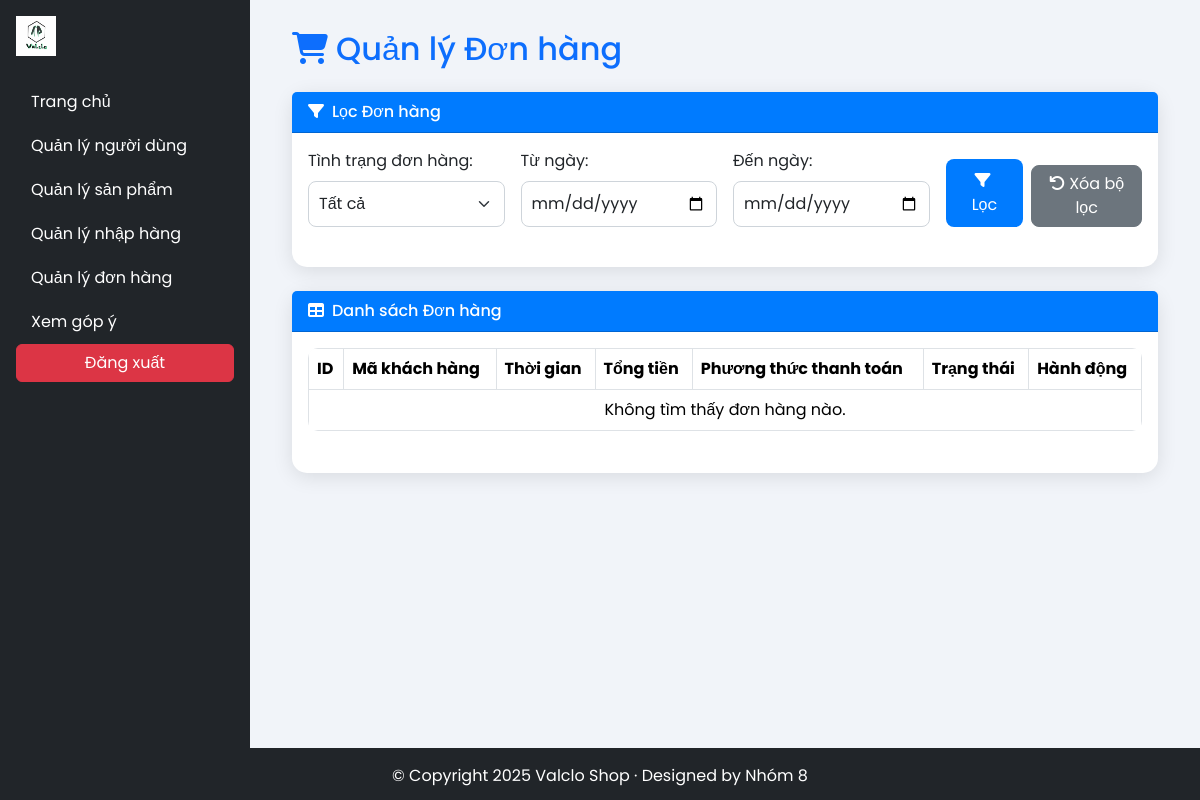
The page /Admin/qldonhang.php on the database as committed earlier.
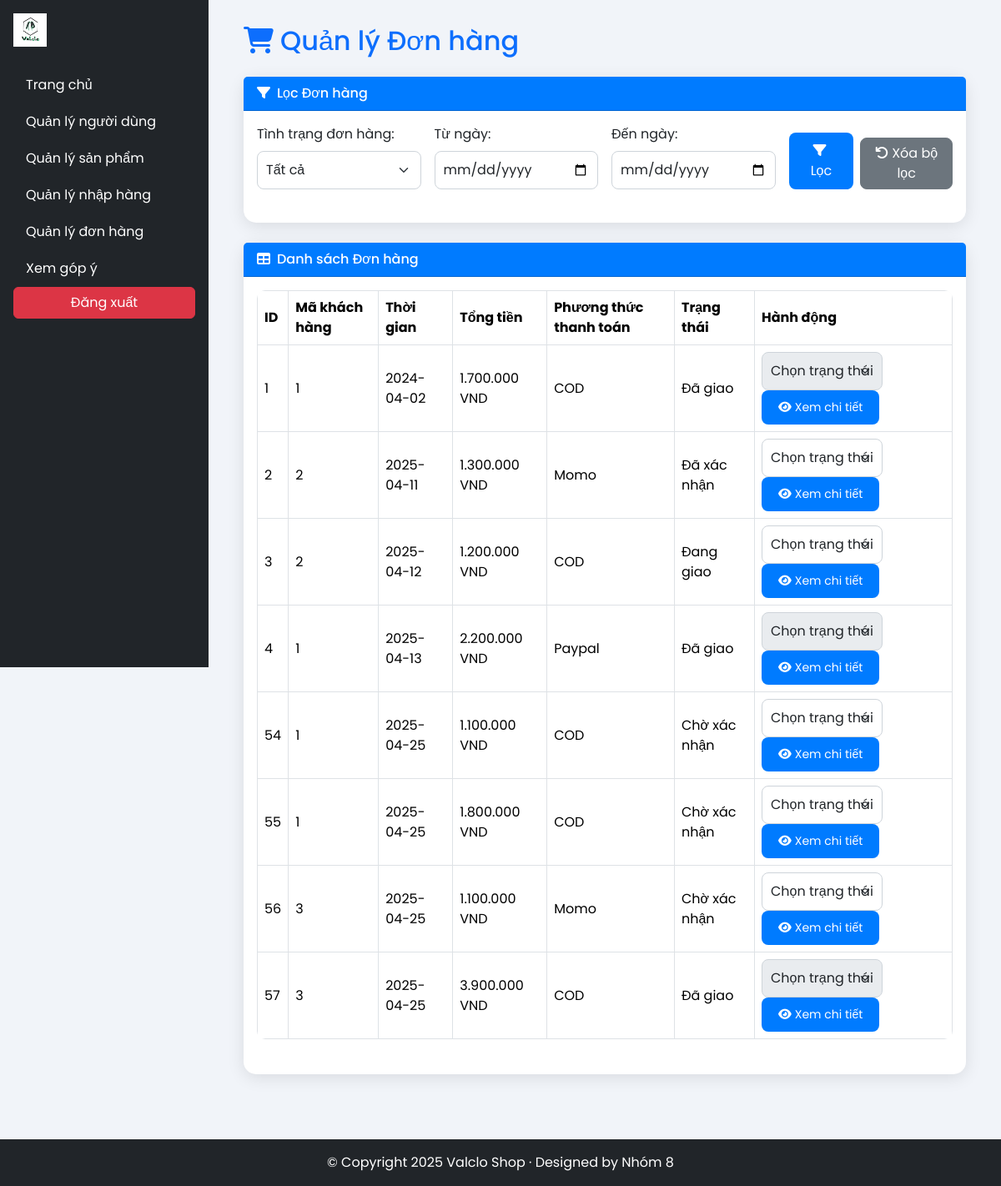
The same page on the database as committed later.
### tables this page shows
CREATE TABLE `order` (
  `ID` bigint(20) NOT NULL,
  `UID` bigint(20) NOT NULL,
  `TIME` date DEFAULT NULL,
  `STATUS` enum('Chờ xác nhận','Đã xác nhận','Đang giao','Đã giao','Khách hàng hủy','Cửa hàng hủy') DEFAULT 'Chờ xác nhận',
  `TOTAL_PRICE` int(11) DEFAULT NULL,
  `METHOD` enum('Momo','Paypal','COD') DEFAULT NULL
);

### Admin/qldonhang.php (the view, shortened to what this page needs)
<?php
include 'connect.php';
$filters = [];
$query = "SELECT * FROM `ORDER`";
$query .= " ORDER BY ID ASC";
$orders = [];
$resultOrders = $conn->query($query);
if ($resultOrders) {
    while ($row = $resultOrders->fetch_assoc()) {
        $orders[] = $row;
    }
}
?>
<!DOCTYPE html>
<html lang="en">
<head>
    <link href="https://cdn.jsdelivr.net/npm/bootstrap@5.3.3/dist/css/bootstrap.min.css" rel="stylesheet">
    <link rel="stylesheet" href="https://cdnjs.cloudflare.com/ajax/libs/font-awesome/6.4.2/css/all.min.css">
</head>
<body>
    <?php include 'admin_header.php'; ?>
    <main class="main-content">
        <div class="container-fluid">
            <h2 class="mb-4 text-primary"><i class="fas fa-shopping-cart me-2"></i>Quản lý Đơn hàng</h2>
            <div class="card mb-4">
                <div class="card-header"><i class="fas fa-filter me-2"></i>Lọc Đơn hàng</div>
                <div class="card-body">
                    <form method="post" id="filterForm" class="filter-form mb-4">
                        <div class="row g-3">
                            <div class="col-md-3">
                                <label for="status" class="form-label">Tình trạng đơn hàng:</label>
                                <select class="form-select" id="status" name="status" onchange="filterOrders()">
                                    <option value="">Tất cả</option>
                                </select>
                            </div>
                            <div class="col-md-3">
                                <label for="from_date" class="form-label">Từ ngày:</label>
                                <input type="date" class="form-control" id="from_date" name="from_date" value="<?php echo isset($filters['from_date']) ? htmlspecialchars($filters['from_date']) : ''; ?>">
                            </div>
                            <div class="col-md-3">
                                <label for="to_date" class="form-label">Đến ngày:</label>
                                <input type="date" class="form-control" id="to_date" name="to_date" value="<?php echo isset($filters['to_date']) ? htmlspecialchars($filters['to_date']) : ''; ?>">
                            </div>
                            <div class="col-md-3 d-flex align-items-end">
                                <button type="submit" class="btn btn-primary me-2"><i class="fas fa-filter me-1"></i>Lọc</button>
                                <a href="qldonhang.php" class="btn btn-secondary"><i class="fas fa-undo me-1"></i>Xóa bộ lọc</a>
                            </div>
                        </div>
                    </form>
                </div>
            </div>
            <div class="card">
                <div class="card-header"><i class="fas fa-table me-2"></i>Danh sách Đơn hàng</div>
                <div class="card-body">
                    <div class="table-responsive">
                        <table class="table table-bordered table-hover">
                            <thead>
                                <tr>
                                    <th>ID</th>
                                    <th>Mã khách hàng</th>
                                    <th>Thời gian</th>
                                    <th>Tổng tiền</th>
                                    <th>Phương thức thanh toán</th>
                                    <th>Trạng thái</th>
                                    <th>Hành động</th>
                                </tr>
                            </thead>
                            <tbody id="order-table">
                                <?php if (empty($orders)): ?>
                                    <tr><td colspan="7" class="text-center">Không tìm thấy đơn hàng nào.</td></tr>
                                <?php else: ?>
                                    <?php foreach($orders as $order): ?>
                                    <tr class="order-row">
                                        <td><?php echo $order['ID']; ?></td>
                                        <td><?php echo $order['UID']; ?></td>
                                        <td><?php echo $order['TIME']; ?></td>
                                        <td><?php echo number_format($order['TOTAL_PRICE'], 0, ',', '.') . ' VND'; ?></td>
                                        <td><?php echo $order['METHOD']; ?></td>
                                        <td><?php echo $order['STATUS']; ?></td>
                                        <td class="action-buttons">
                                            <select class="form-select d-inline-block w-auto" onchange="changeStatus(<?php echo $order['ID']; ?>, this)"
                                                <?php if(in_array($order['STATUS'], ['Đã giao', 'Khách hàng hủy', 'Cửa hàng hủy'])) echo 'disabled'; ?>>
                                                <option value="">Chọn trạng thái</option>
                                            </select>
                                            <button type="button" class="btn btn-primary btn-sm" data-bs-toggle="modal" data-bs-target="#modal_<?php echo $order['ID']; ?>">
                                                <i class="fas fa-eye me-1"></i>Xem chi tiết
                                            </button>
                                        </td>
                                    </tr>
                                    <?php endforeach; ?>
                                <?php endif; ?>
                            </tbody>
                        </table>
                    </div>
                </div>
            </div>
        </div>
    </main>
    <?php include 'admin_footer.php'; ?>
</body>
</html>

### Admin/admin_header.php (shortened to what this page needs)
<nav class="sidebar bg-dark text-white d-flex flex-column p-3">
    <div class="d-flex align-items-center mb-4">
        <img src="./assets/img/np.png" alt="Logo" class="me-2" style="width: 40px; height: 40px;">
    </div>
    <ul class="nav flex-column">
        <li class="nav-item">
            <a href="index.php" class="nav-link text-white">Trang chủ</a>
        </li>
        <li class="nav-item">
            <a href="qlngdung.php" class="nav-link text-white">Quản lý người dùng</a>
        </li>
        <li class="nav-item">
            <a href="qlsp.php" class="nav-link text-white">Quản lý sản phẩm</a>
        </li>
        <li class="nav-item">
            <a href="qlnhaphang.php" class="nav-link text-white">Quản lý nhập hàng</a>
        </li>
        <li class="nav-item">
            <a href="qldonhang.php" class="nav-link text-white">Quản lý đơn hàng</a>
        </li>
        <li class="nav-item">
            <a href="gopy.php" class="nav-link text-white">Xem góp ý</a>
        </li>
        <li class="nav-item mt-auto">
            <form action="logout.php" method="post">
                <button type="submit" class="btn btn-danger w-100">Đăng xuất</button>
            </form>
        </li>
    </ul>
</nav>

### Admin/admin_footer.php
<footer class="bg-dark text-white text-center py-3 mt-5">
    <div class="container">
        <p class="mb-0">© Copyright 2025 Valclo Shop · Designed by Nhóm 8</p>
    </div>
</footer>

### Admin/qldonhang.php (style rules this page uses)
body { font-family: 'Poppins', sans-serif; background-color: #f1f4f9; }
.main-content { margin-left: 250px; padding: 30px; min-height: calc(100vh - 100px); }
.card { border: none; border-radius: 15px; box-shadow: 0 4px 20px rgba(0, 0, 0, 0.1); transition: transform 0.3s; }
.card-header { background-color: #007bff; color: white; border-radius: 15px 15px 0 0; font-weight: 500; }
.btn-primary { background-color: #007bff; border: none; border-radius: 8px; padding: 10px 20px; transition: background-color 0.3s; }
.btn-secondary, .btn-success { border-radius: 8px; padding: 6px 12px; }
.table { background-color: white; border-radius: 10px; overflow: hidden; }
.table th, .table td { vertical-align: middle; }
.table thead { background-color: #f8f9fa; }
.form-control, .form-select { border-radius: 8px; border: 1px solid #ced4da; padding: 10px; }

### Admin/admin_header.php (style rules this page uses)
.sidebar { position: fixed; top: 0; left: 0; height: 100vh; width: 250px; z-index: 1000; overflow-y: auto; }
.nav-link { padding: 10px 15px; border-radius: 5px; transition: background-color 0.3s; }

Rows that differ between the two databases and show on the page:
added order: ID "1", UID "1", TIME "2024-04-02", TOTAL_PRICE "1.700.000", METHOD "COD", STATUS "Đã giao"
added order: ID "2", UID "2", TIME "2025-04-11", TOTAL_PRICE "1.300.000", METHOD "Momo", STATUS "Đã xác nhận"
added order: ID "3", UID "2", TIME "2025-04-12", TOTAL_PRICE "1.200.000", METHOD "COD", STATUS "Đang giao"
added order: ID "4", UID "1", TIME "2025-04-13", TOTAL_PRICE "2.200.000", METHOD "Paypal", STATUS "Đã giao"
added order: ID "54", UID "1", TIME "2025-04-25", TOTAL_PRICE "1.100.000", METHOD "COD", STATUS "Chờ xác nhận"
added order: ID "55", UID "1", TIME "2025-04-25", TOTAL_PRICE "1.800.000", METHOD "COD", STATUS "Chờ xác nhận"
added order: ID "56", UID "3", TIME "2025-04-25", TOTAL_PRICE "1.100.000", METHOD "Momo", STATUS "Chờ xác nhận"
added order: ID "57", UID "3", TIME "2025-04-25", TOTAL_PRICE "3.900.000", METHOD "COD", STATUS "Đã giao"
Other text that changed with them:
text no longer shown: "Không tìm thấy đơn hàng nào."
